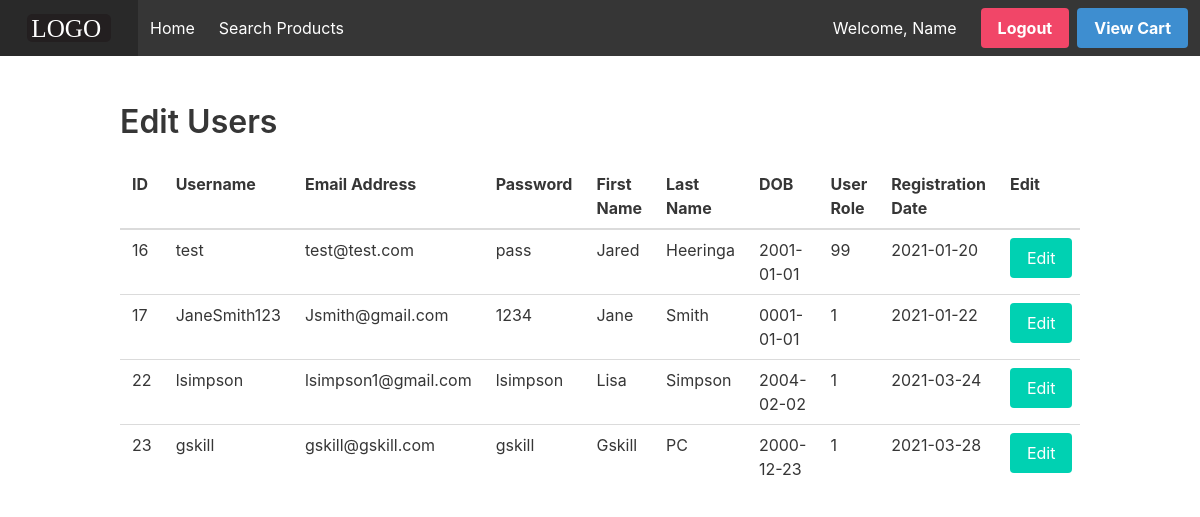
Page /Presentation/Views/EditUsers/editUsers.php (signed in) on the committed database.
### tables this page shows
CREATE TABLE `users` (
  `ID` int(11) NOT NULL,
  `username` varchar(50) NOT NULL,
  `email_address` varchar(100) DEFAULT NULL,
  `password` varchar(50) DEFAULT NULL,
  `first_name` varchar(50) DEFAULT NULL,
  `last_name` varchar(50) DEFAULT NULL,
  `date_of_birth` date DEFAULT NULL,
  `user_role` int(11) DEFAULT NULL,
  `registration_date` date DEFAULT NULL,
  `deleted` tinyint(1) DEFAULT '0'
);

### DataAccess/UserDataAccess.php (called while the page is built, shortened)
<?php
class UserDataAccess
{
    public function getAllUsers() {
        $dataConnection = new DatabaseConnection();
        $dataLink = $dataConnection->getConnected();
        $sql_statement = $dataLink->prepare("SELECT * from cst236_ecommerce_site.users");
        $sql_statement->execute();
        $results = $sql_statement->get_result();
        $allUsersArray = array();
        while($user = $results->fetch_assoc()){
            array_push($allUsersArray, $user);
        }
        return $allUsersArray;
    }
}

### Presentation/Handlers/_displayAllUsers.php (the view)
<?php
$userData = new UserDataAccess();
$usersArray = $userData->getAllUsers();
for ($i = 0; $i < count($usersArray); $i++) {
    $userID = $usersArray[$i]["ID"];
    $isActiveUser = $usersArray[$i]["deleted"];
    if($isActiveUser == 0) {
        echo "<tr>";
        echo "<td>" . $userID . "</td>";
        echo "<td>" . $usersArray[$i]["username"] . "</td>";
        echo "<td>" . $usersArray[$i]["email_address"] . "</td>";
        echo "<td>" . $usersArray[$i]["password"] . "</td>";
        echo "<td>" . $usersArray[$i]["first_name"] . "</td>";
        echo "<td>" . $usersArray[$i]["last_name"] . "</td>";
        echo "<td>" . $usersArray[$i]["date_of_birth"] . "</td>";
        echo "<td>" . $usersArray[$i]["user_role"] . "</td>";
        echo "<td>" . $usersArray[$i]["registration_date"] . "</td>";
        echo <<<EditAndDelete
        <form action="editSingleUser.php" method="get">
            <td><input type="hidden" name="userID" value="$userID"><input type="submit" class="button is-primary" value="Edit"></td>
        </form>
        <form action="../../Handlers/deleteSingleUser.php" method="get">
            <td><input type="hidden" name="userID" value="$userID"><input type="submit" class="button is-danger" value="Delete"></td>
        </form>
EditAndDelete;
        echo "</tr>";
    }
}
?>

### rows in the picture
users: ID "16", username "test", email_address "test@test.com", password "pass", first_name "Jared", last_name "Heeringa", date_of_birth "2001-01-01", user_role "99", registration_date "2021-01-20"
users: ID "17", username "JaneSmith123", email_address "Jsmith@gmail.com", password "1234", first_name "Jane", last_name "Smith", date_of_birth "0001-01-01", user_role "1", registration_date "2021-01-22"
users: ID "22", username "lsimpson", email_address "lsimpson1@gmail.com", password "lsimpson", first_name "Lisa", last_name "Simpson", date_of_birth "2004-02-02", user_role "1", registration_date "2021-03-24"
users: ID "23", username "gskill", email_address "gskill@gskill.com", password "gskill", first_name "Gskill", last_name "PC", date_of_birth "2000-12-23", user_role "1", registration_date "2021-03-28"

### other values in the picture
$username "Name"
